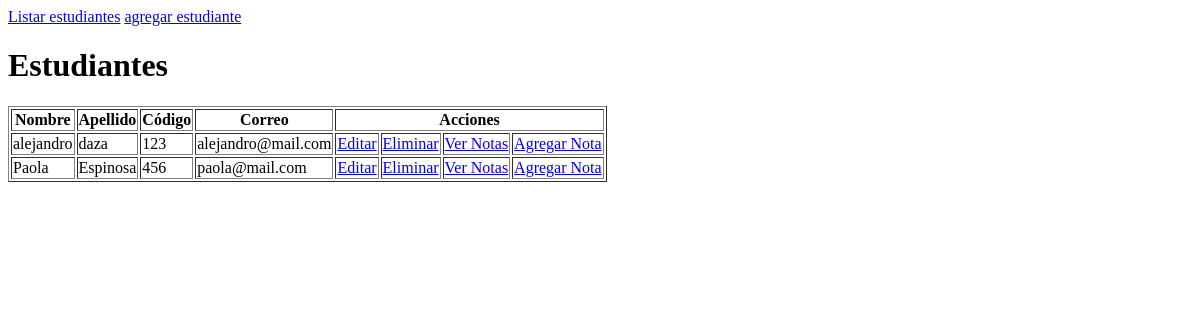
Before: / with the older database file.
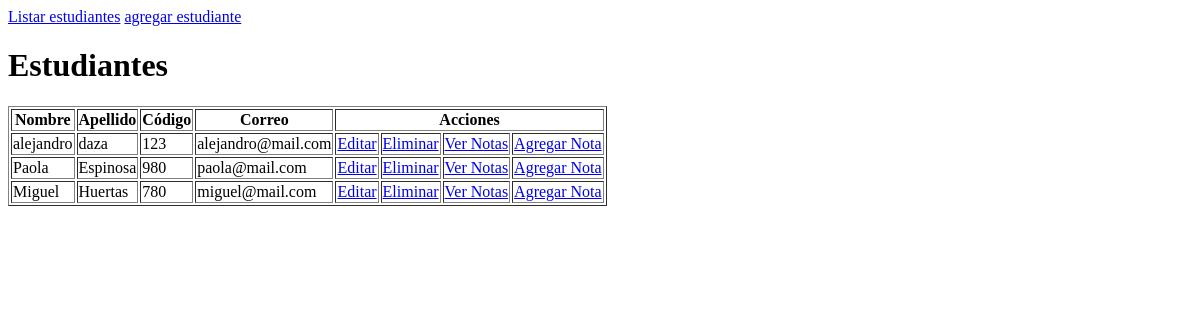
After: the same page with the newer database file.
### principal.py (models this page shows, shortened)
class Estudiante(db.Model):
    id = db.Column('estudiante_id', db.Integer, primary_key = True)
    nombre = db.Column(db.String(50))
    apellido = db.Column(db.String(50))
    codigo = db.Column(db.String(15))
    correo = db.Column(db.String(50))

### principal.py (the view)
@app.route('/')
def index():
    return render_template("index.html", rows = Estudiante.query.all())

### templates/index.html (shortened to what this page needs)
<!DOCTYPE html>
<html>
    <head>
    </head>
    <body>
        <nav>
            <a href="{{ url_for('index')}}">Listar estudiantes</a>
            <a href="{{ url_for('nuevo')}}">agregar estudiante</a>
        </nav>
        <h1>Estudiantes</h1>
        <table border="1">
            <tr>
                <th>Nombre</th>
                <th>Apellido</th>
                <th>Código</th>
                <th>Correo</th>
                <th colspan="4">Acciones</th>
            </tr>
            {% for r in rows %}
                <tr>
                    <td>{{ r.nombre }}</td>
                    <td>{{ r.apellido }}</td>
                    <td>{{ r.codigo }}</td>
                    <td>{{ r.correo }}</td>
                    <td><a href="/editar_estudiante?id={{ r.id }}">Editar</a></td>
                    <td><a href="/eliminar_estudiante?id={{ r.id }}">Eliminar</a></td>
                    <td><a href="/ver_notas?id={{ r.id }}">Ver Notas</a></td>
                    <td><a href="/agregar_nota?id={{ r.id }}">Agregar Nota</a></td>
                </tr>
            {% endfor %}
        </table>
    </body>
</html>

Changed rows visible on the page:
changed Estudiante "Paola": codigo "456" → "980"
added Estudiante: nombre "Miguel", apellido "Huertas", codigo "780", correo "miguel@mail.com"
